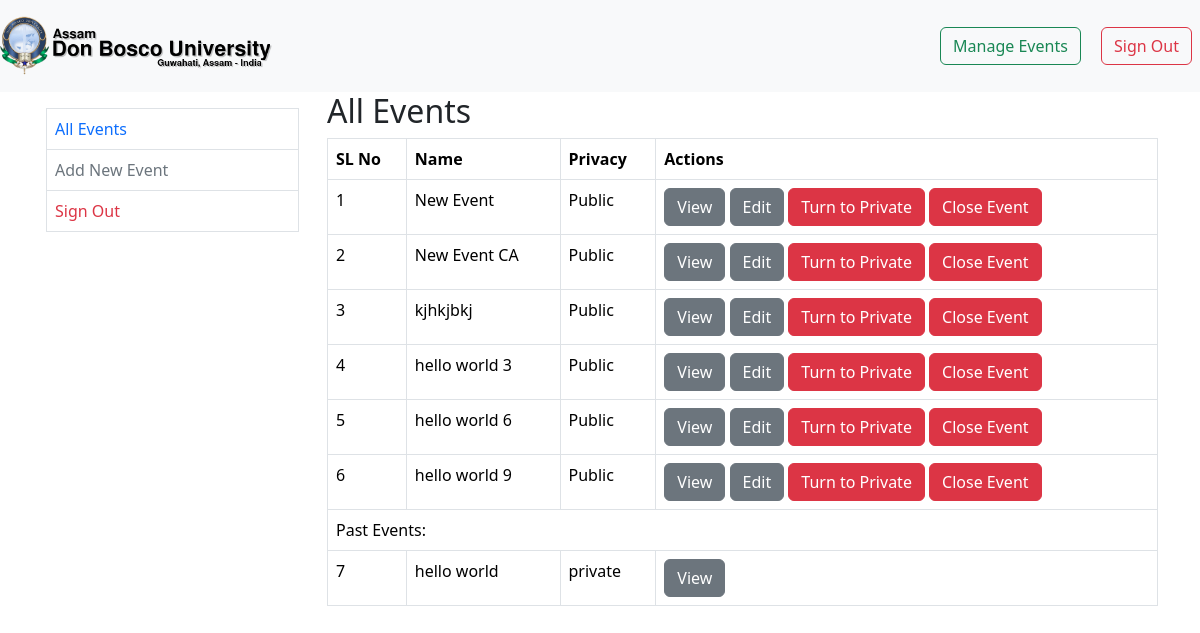
The app's page /manage-events (signed in) with its own data.
### tables this page shows
CREATE TABLE `events` (
  `id` int(11) NOT NULL,
  `event_name` varchar(256) NOT NULL,
  `event_description` text NOT NULL,
  `one_day_event` int(11) NOT NULL,
  `public` int(11) NOT NULL,
  `logo` varchar(256) DEFAULT NULL,
  `created_by` int(11) NOT NULL,
  `created_on` date NOT NULL,
  `updated_on` date NOT NULL,
  `enrollment_details` int(11) NOT NULL,
  `enrollment` int(11) NOT NULL,
  `active` int(11) NOT NULL,
  `ended` int(11) NOT NULL DEFAULT 0,
  `need_enrollment` int(11) NOT NULL DEFAULT 1,
  `theme` int(11) NOT NULL DEFAULT 1,
  `dept_id` int(11) NOT NULL DEFAULT 0,
  `school_id` int(11) NOT NULL DEFAULT 0
);

### app/controllers/ManagementView.php (called while the page is built, shortened)
<?php
class Managementview extends Controller {
    private $default_public_directory = 'management/';
    public function main () {
        $main_page = $this->default_public_directory . 'main';
        $user_events = [];
        $past_events = [];
        if ($_SESSION['user']['user_type'] == 1) {
            $user_events = $this->model('Events')->fetch_where("  `active` = '1' ");
            $past_events = $this->model('Events')->fetch_where("  `active` = '0' ");
        }
        else if ($_SESSION['user']['user_type'] == 2) {
            $user_events = $this->model('Events')->fetch_where(' `created_by` = ? AND `active` = 1 ', [$_SESSION['user']['id']]);
            $past_events = $this->model('Events')->fetch_where(' `created_by` = ? AND `active` = 0 ', [$_SESSION['user']['id']]);
        }
        $view_data = [
            'active_events' => $user_events,
            'past_events' => $past_events,
        ];
        $this->view($main_page, $view_data);
    }
}

### system/classes/Route.php (called while the page is built, shortened)
<?php
class Route {
    private $handlers = array();
    public function run ():void {
        $uniform_resource_locator = filter_var($_SERVER['REQUEST_URI'], FILTER_SANITIZE_URL);
        $requestUri = parse_url($uniform_resource_locator);
        $requestPath = $requestUri['path'];
        $method = $_SERVER['REQUEST_METHOD'];
        foreach ($this->handlers as $handler) {
            if ($handler['path'] === $requestPath && $method === $handler['method']) {
                $callback = $handler['handler'];
                if(is_array($callback)) {
                    $callback_method_name = $callback[1];
                    $callbackParam = [array_merge($_GET, $_POST)];
                    $callback = [new $callback_controller, $callback_method_name];
                }
                else {
                    $callbackParam = [$controller, array_merge($_GET, $_POST)];
                }
            }
        }
        call_user_func_array($callback, $callbackParam);
    }
    private function addHandler (string $method, string $path, $handler, string $middleware) {
        $this->handlers[$method . $path] = [
            'path' => $path,
            'method' => $method,
            'handler' => $handler,
            'middleware' => $middleware,
        ];
        return $this;
    }
}

### app/setup/routes.php (called while the page is built)
<?php
$routes = new Route;
$routes->get('/', ['PublicView', 'home'], '');
$routes->get('/event-info', ['PublicView', 'event_info'], '');
$routes->get('/sign-in-user', ['PublicView', 'sign_in_user']);
$routes->get('/page', ['PublicView', 'page']);
$routes->get('/enroll', ['PublicView', 'enroll']);
$routes->get('/enrollment-certificate', ['PublicView', 'enrollment_certificate']);
$routes->get('/check-enrollment', ['PublicView', 'check_enrollment']);
$routes->get('/see-results', ['PublicView', 'see_results']);
$routes->get('/certificate', ['PublicView', 'see_certificate'], '');
$routes->get('/see-certificate', ['PublicView', 'see_certificate_form'], '');
$routes->get('/view-results', ['PublicView', 'see_result_with_id'], '');
$routes->get('/calender', ['PublicView', 'calender'], '');
$routes->get('/get-events', ['PublicAPIs', 'events'], '');
$routes->get('/get-schools', ['PublicAPIs', 'schools'], '');
$routes->get('/get-departments', ['PublicAPIs', 'departments'], '');
$routes->post('/get-events', ['PublicAPIs', 'get_events_for_home'], '');
$routes->post('/pay', ['Razorpay', 'pay'], '');
$routes->get('/manage-events', ['ManagementView', 'main'], 'user_authenticated');
$routes->get('/new-event', ['ManagementView', 'new_event'], 'user_authenticated');
$routes->get('/upload-images', ['ManagementView', 'upload_images'], 'user_authenticated');
$routes->get('/add-additional-pages', ['ManagementView', 'add_additional_pages'], 'user_authenticated');
$routes->get('/create-awards', ['ManagementView', 'create_awards'], 'user_authenticated');
$routes->get('/enrollment-details', ['ManagementView', 'enrollment_details'], 'user_authenticated');
$routes->get('/upload-logo', ['ManagementView', 'upload_logo'], 'user_authenticated');
$routes->get('/contact-details', ['ManagementView', 'contact_details'], 'user_authenticated');
$routes->get('/edit-event', ['ManagementView', 'edit_event'], 'user_authenticated');
$routes->get('/view-participants', ['ManagementView', 'view_participants'], 'user_authenticated');
$routes->get('/distribute-prizes', ['ManagementView', 'distribute_prizes'], 'user_authenticated');
$routes->get('/templates', ['ManagementView', 'templates'], 'user_authenticated');
$routes->post('/sign-in-user', ['Authenticator', 'verify_user'], '');
$routes->post('/enroll', ['ManagementAPIs', 'enroll'], '');
$routes->post('/see-results', ['PublicView', 'see_results_of_event'], '');
$routes->post('/new-event', ['ManagementAPIs', 'new_event'], 'user_authenticated');
$routes->post('/add-contact', ['ManagementAPIs', 'add_contact'], 'user_authenticated');
$routes->post('/add-award', ['ManagementAPIs', 'add_award'], 'user_authenticated');
$routes->post('/add-page', ['ManagementAPIs', 'add_page'], 'user_authenticated');
$routes->post('/add-enrollment-details', ['ManagementAPIs', 'add_enrollment_details'], 'user_authenticated');
$routes->post('/add-enrollment-type', ['ManagementAPIs', 'add_enrollment_types'], 'user_authenticated');
$routes->post('/add-enrollment-type', ['ManagementAPIs', 'add_enrollment_types'], 'user_authenticated');
$routes->post('/update-event-summary', ['ManagementAPIs', 'update_event_summary'], 'user_authenticated');
$routes->post('/distribute-prizes', ['ManagementAPIs', 'distribute_prizes_close_event'], 'user_authenticated');
$routes->get('/delete-image', ['ManagementAPIs', 'delete_image'], 'user_authenticated');
$routes->get('/delete-contact', ['ManagementAPIs', 'delete_contact'], 'user_authenticated');
$routes->get('/delete-award', ['ManagementAPIs', 'delete_award'], 'user_authenticated');
$routes->get('/event-to-private', ['ManagementAPIs', 'event_to_private'], 'user_authenticated');
$routes->get('/event-to-public', ['ManagementAPIs', 'event_to_public'], 'user_authenticated');
$routes->get('/delete-added-field', ['ManagementAPIs', 'delete_added_field'], 'user_authenticated');
$routes->get('/delete-enrollment-type', ['ManagementAPIs', 'delete_enrollment_type'], 'user_authenticated');
$routes->get('/start-enrollment', ['ManagementAPIs', 'start_enrollment'], 'user_authenticated');
$routes->get('/stop-enrollment', ['ManagementAPIs', 'stop_enrollment'], 'user_authenticated');
$routes->get('/delete-page', ['ManagementAPIs', 'delete_page'], 'user_authenticated');
$routes->get('/close-event', ['ManagementAPIs', 'close_event'], 'user_authenticated');
$routes->get('/change_to_theme_1', ['ManagementAPIs', 'change_template_to_1'], 'user_authenticated');
$routes->get('/change_to_theme_2', ['ManagementAPIs', 'change_template_to_2'], 'user_authenticated');
$routes->post('/upload-image', ['ManagementAPIs', 'upload_image'], 'user_authenticated');
$routes->post('/upload-logo', ['ManagementAPIs', 'upload_logo'], 'user_authenticated');
$routes->get('/sign-out-user', ['Authenticator', 'sign_out_user']);
$routes->run();

### public/index.php (called while the page is built, shortened)
<?php declare(strict_types=1);
include_once ("../app/setup/routes.php");

### system/classes/Model.php (called while the page is built, shortened)
<?php
class Model {
    private $host = HOST;
    private $user = USER;
    private $database = DATABASE;
    private $password = PASSWORD;
    public $con;
    public function __construct () {
        $host = $this->host;
        $user = $this->user;
        $db = $this->database;
        $pswd = $this->password;
        try{
            $this->con = new PDO('mysql:host='.$host.';dbname='.$db, $user, $pswd);
        } catch (PDOException $e) {
            showDBConnectionError($e);
        }
    }
    public function fetch_where($where_condition, $params = [], $type = PDO::FETCH_BOTH) {
        $qry = "SELECT * FROM `$this->table` WHERE " . $where_condition;
        $prepared = $this->con->prepare($qry);
        if ($prepared->execute($params)) {
            return $prepared->fetchAll($type);
        } else return false;
    }
}

### app/cache/management/main.php (the view, shortened to what this page needs)
<!DOCTYPE html>
<html lang="en">
<head>
    <link rel="stylesheet" href="https://cdn.jsdelivr.net/npm/bootstrap@5.3.2/dist/css/bootstrap.min.css">
</head>
<body>
    <?php include ('../app/views/' . '/components/header.php'); ?>
    <div class="container">
        <div class="row">
            <div class="col-md-3 col-sm-12 p-3">
                <div class="sidebar sticky-top">
                    <div class="row">
                        <div class="col-12">
                            <table class="table table-bordered table-hover">
                                <tr>
                                    <td><a href="/manage-events" class="text-decoration-none">All Events</a></td>
                                </tr>
                                <tr>
                                    <td><a href="/new-event" class="text-secondary text-decoration-none">Add New Event</a></td>
                                </tr>
                                <tr>
                                    <td><a href="/sign-out-user" class="text-danger text-decoration-none">Sign Out</a></td>
                                </tr>
                            </table>
                        </div>
                    </div>
                </div>
            </div>
            <div class="col-md-9 col-sm-12">
                <div class="row">
                    <div class="col-12">
                        <h2>All Events</h2>
                    </div>
                    <div class="col-12">
                        <table class="table table-bordered">
                            <tr>
                                <th>SL No</th>
                                <th>Name</th>
                                <th>Privacy</th>
                                <th>Actions</th>
                            </tr>
                            <?php  $count = 1; ?>
                            <?php foreach($data['active_events'] as $event): ?>
                                <tr>
                                    <td> <?php echo  $count ; ?> </td>
                                    <td> <?php echo  $event['event_name'] ; ?> </td>
                                    <td>
                                        <?php if($event['public'] == 1): ?>
                                            Public
                                        <?php else: ?>
                                            Private
                                        <?php endif; ?>
                                    </td>
                                    <td>
                                        <a class="btn btn-secondary" href="/event-info?id=<?php echo  $event['id'] ; ?>">View</a>
                                        <a class="btn btn-secondary" href="/edit-event?id=<?php echo  $event['id'] ; ?>">Edit</a>
                                        <?php if($event['public'] == 1): ?>
                                            <a class="btn btn-danger" href="/event-to-private?id=<?php echo  $event['id'] ; ?>&csrf=<?php echo  $_SESSION['csrf_token'] ; ?>">Turn to Private</a>
                                        <?php else: ?>
                                            <a class="btn btn-primary" href="/event-to-public?id=<?php echo  $event['id'] ; ?>&csrf=<?php echo  $_SESSION['csrf_token'] ; ?>">Turn to Public</a>
                                        <?php endif; ?>
                                        <?php if($event['need_enrollment'] == 1): ?>
                                            <a class="btn btn-danger" href="/view-participants?id=<?php echo  $event['id'] ; ?>">View Participants</a>
                                        <?php else: ?>
                                            <a class="btn btn-danger" href="/close-event?id=<?php echo  $event['id'] ; ?>&csrf=<?php echo  $_SESSION['csrf_token'] ; ?>">Close Event</a>
                                        <?php endif; ?>
                                    </td>
                                </tr>
                                <?php  $count++; ?>
                            <?php endforeach; ?>
                                <tr>
                                    <td colspan="4"> Past Events: </td>
                                </tr>
                            <?php foreach($data['past_events'] as $event): ?>
                                <tr class="table-inactive">
                                    <td> <?php echo  $count ; ?> </td>
                                    <td> <?php echo  $event['event_name'] ; ?> </td>
                                    <td>
                                        private
                                    </td>
                                    <td>
                                        <a class="btn btn-secondary" href="/event-info?id=<?php echo  $event['id'] ; ?>">View</a>
                                    </td>
                                </tr>
                                <?php  $count++; ?>
                            <?php endforeach; ?>
                        </table>
                    </div>
                </div>
            </div>
        </div>
    </div>
</body>
</html>

### app/cache/management/main.php (style rules this page uses)
tr.table-inactive { background-color: #ececec!important; color: #b9b9b9!important; }

### records on screen
events: event_name "New Event", public "Public"
events: event_name "New Event CA", public "Public"
events: event_name "kjhkjbkj", public "Public"
events: event_name "hello world 3", public "Public"
events: event_name "hello world 6", public "Public"
events: event_name "hello world 9", public "Public"
events: event_name "hello world"
